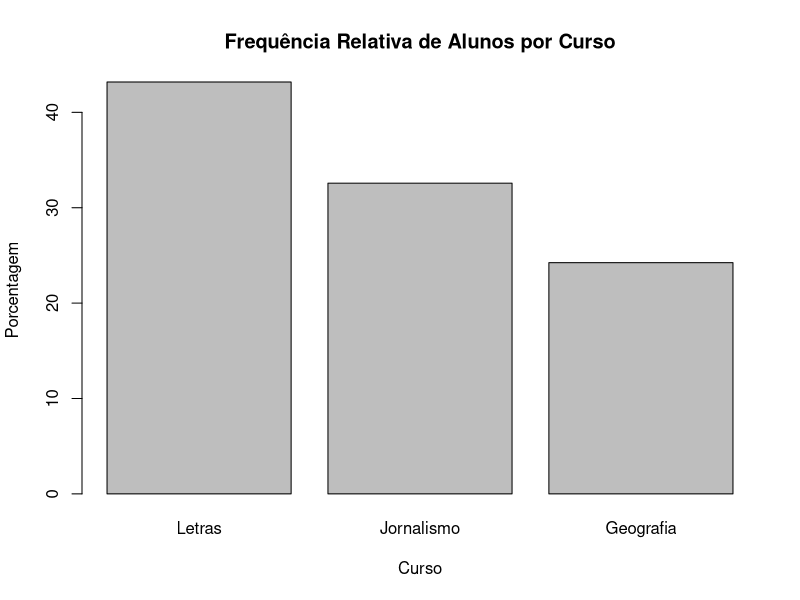

R code for this plot:
# Dados
alunos <- c(57, 43, 32)
cursos <- c("Letras", "Jornalismo", "Geografia")

# Calculando as porcentagens
porcentagens <- alunos / sum(alunos) * 100

# Criando a tabela
tabela <- data.frame(Curso = cursos, Frequencia_Absoluta = alunos, Porcentagem = porcentagens)

# Imprimindo a tabela
print(tabela)

# Criando o gráfico de barras com as frequências relativas
barplot(porcentagens, names.arg = cursos, xlab = "Curso", ylab = "Porcentagem", main = "Frequência Relativa de Alunos por Curso")
